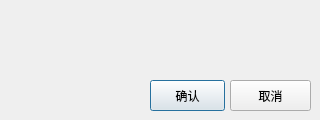
<?xml version="1.0" encoding="UTF-8"?>
<ui version="4.0">
 <class>tranDialog</class>
 <widget class="QDialog" name="tranDialog">
  <property name="geometry">
   <rect>
    <x>0</x>
    <y>0</y>
    <width>320</width>
    <height>120</height>
   </rect>
  </property>
  <property name="minimumSize">
   <size>
    <width>320</width>
    <height>120</height>
   </size>
  </property>
  <property name="maximumSize">
   <size>
    <width>320</width>
    <height>120</height>
   </size>
  </property>
  <property name="windowTitle">
   <string>Deal Confirm </string>
  </property>
  <widget class="QPushButton" name="confrim_button">
   <property name="geometry">
    <rect>
     <x>150</x>
     <y>80</y>
     <width>75</width>
     <height>31</height>
    </rect>
   </property>
   <property name="text">
    <string>确认</string>
   </property>
  </widget>
  <widget class="QPushButton" name="cancel_button">
   <property name="geometry">
    <rect>
     <x>230</x>
     <y>80</y>
     <width>81</width>
     <height>31</height>
    </rect>
   </property>
   <property name="text">
    <string>取消</string>
   </property>
  </widget>
  <widget class="QLabel" name="label">
   <property name="geometry">
    <rect>
     <x>30</x>
     <y>20</y>
     <width>271</width>
     <height>51</height>
    </rect>
   </property>
   <property name="font">
    <font>
     <family>微软雅黑</family>
     <pointsize>12</pointsize>
    </font>
   </property>
   <property name="text">
    <string/>
   </property>
  </widget>
 </widget>
 <resources/>
 <connections/>
</ui>
